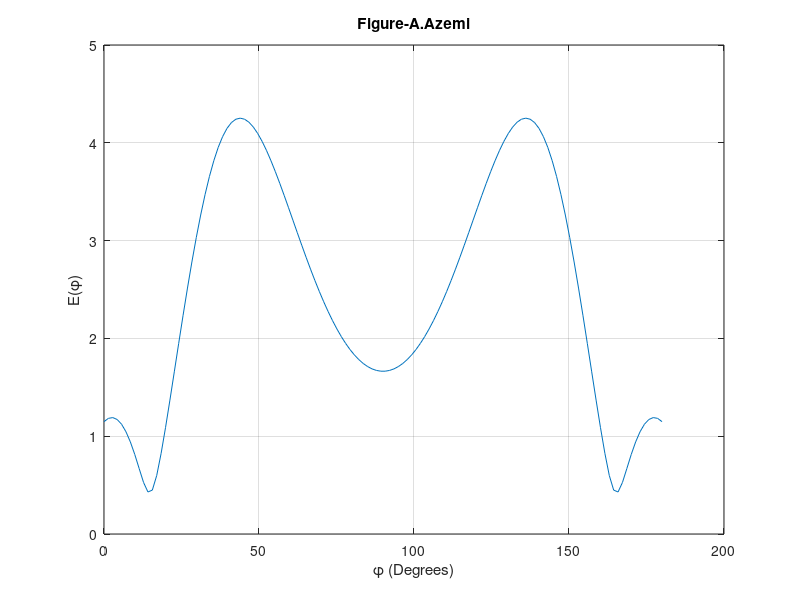

MATLAB code for this plot:

%================ScatteringPattern======================%

%By:Abdiladi Azemi

%The Matlab Code for Calculatinf the Scattering Pattern E(?)=-?_(n=1)^N I'nH0(g?) e^(/jhz)

%The program essentially calculates In

%=========================================================%


clear; format compact;


thearray=1; %The array 

%Phio and Thetao define the axis of propagation.

THETAO=pi/2.0;
LAMBDA=1.0;
EO=1.0;
R=1.125*LAMBDA;
K=2.0*pi/LAMBDA;
AA=0.05/K;
S=1.0/K;
H=K*cos(THETAO);
G=sqrt(K^2-H^2);

%Define Wire locations

if thearray ==1
    NN=15;
    PHIO=40;
    X=zeros(1,NN);
    Y=linspace(-1,1,NN);
elseif thearry ==2
    NN=30;
    PHIO=0.0;
    PHI2=linspace(-pi/2,pi/2,NN);
    X=R*cos(PHI2);
    Y=R*sin(PHI2);
end
%Calculate RHO

[Mx,My]=meshgrid(X,Y);
RHO = sqrt((Mx-Mx').^2+(My-My').^2)+diag(AA*ones(1,NN));

%Construction Matrix A

A=besselh(0,2,G*RHO);

%Construction Matrix B

ALPHA = X*sin(THETAO)*cos(PHIO)+Y*sin(THETAO)*sin(PHIO);
B = EO*exp( -i*K*ALPHA).';

%Solve for Matrix
A=inv(A);
I=A*B;

%Finally, Calculate the Scaterring Patern
PHI=linspace(0,pi,128);
ALP=cos(PHI.')*X+sin(PHI.')*Y;
E=abs(exp(i*G*ALP)*I);

%Plot RHI

if thearray ==2
    figure(1),plot(PHI*180/pi,E)
    title('Scattering Pattern')
    xlabel('\phi (Degrees)')
    ylabel('E(\phi)')
    grid on
elseif thearray ==1
    
    %ang= PHI*180/pi/90;
    %field=fftshift(E);
    
    figure(2),plot(PHI*180/pi,E)
    title('Figure-A.Azemi')
    xlabel('\phi (Degrees)')
    ylabel('E(\phi)')
    grid on
end
